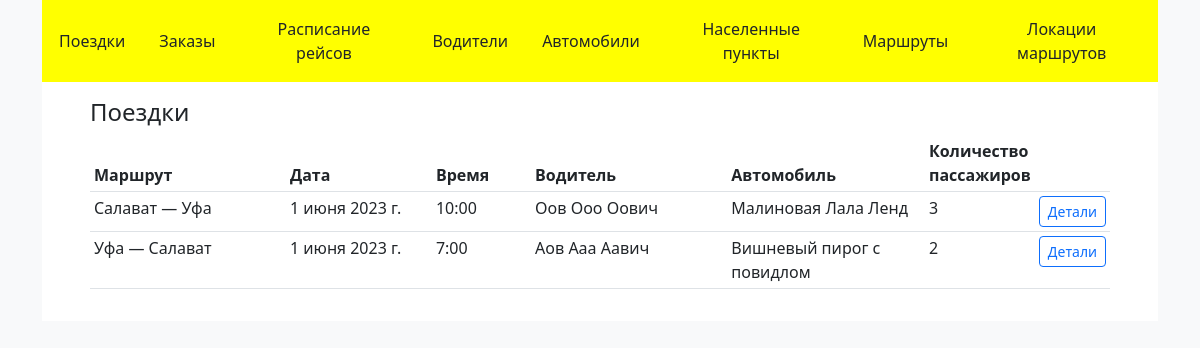
The page /drives on the database its author committed.
### main/models.py (models this page shows, shortened)
class Drive(models.Model):
    car = models.ForeignKey(Car, related_name='drives',
                            on_delete=models.PROTECT)
    driver = models.ForeignKey(Driver, related_name='drives',
                               on_delete=models.CASCADE)
    scheduled_route = models.ForeignKey(ScheduledRoute, related_name='drives',
                                        on_delete=models.CASCADE)
    date = models.DateField(auto_now=False)
    class Meta:
        verbose_name_plural = 'Поездки'
        unique_together = ('scheduled_route', 'driver', 'car')

class ScheduledRoute(models.Model):
    time = models.TimeField(auto_now=False, unique=True)
    route = models.ForeignKey(Route, related_name='times',
                              on_delete=models.CASCADE)
    class Meta:
        verbose_name_plural = 'Маршруты — время'

class Route(models.Model):
    start_area = models.ForeignKey(Area, related_name='starting_routes',
                                   on_delete=models.CASCADE)
    finish_area = models.ForeignKey(Area, related_name='finishing_routes',
                                    on_delete=models.CASCADE)
    price = models.PositiveIntegerField(default=1000, validators=[
        MinValueValidator(100),
        MaxValueValidator(9999)])
    class Meta:
        unique_together = ('start_area', 'finish_area')
        verbose_name_plural = 'Маршруты'

class Area(models.Model):
    name = models.CharField(max_length=50, blank=False, unique=True)
    def __str__(self):
        return self.name
    class Meta:
        verbose_name_plural = 'Локации маршрута'

class Driver(models.Model):
    phone = models.CharField(max_length=20, blank=False, unique=True)
    name = models.CharField(max_length=100, blank=False)
    def __str__(self):
        return self.name
    class Meta:
        verbose_name_plural = 'Водители'

class Car(models.Model):
    model = models.CharField(max_length=50, blank=False)
    plate = models.CharField(max_length=15, blank=False, unique=True)
    sits = models.PositiveIntegerField(default=5, validators=[
        MinValueValidator(5),
        MaxValueValidator(9)])
    class Meta:
        verbose_name_plural = 'Автомобили'

### main/views/drives.py (the view)
# urls.py: path('drives', views.drives.drives),
def drives(request):
    drives = Drive.objects.all()
    drt = []
    for drive in drives:
        drt.append((drive, len(drive.passengers.all())))
    dic = {
        'drives': drives,
        'title': 'Поездки',
        'drt': drt,
    }
    return render(request, 'main/drives.html', dic)

### main/templates/main/drives.html (shortened to what this page needs)
{% extends 'main/base.html' %}
{% block content %}
<div>
    <table class="table table-sm table-hover" width="50%">
        <thead>
        <tr>
            <th class="" width="20%">
                Маршрут
            </th>
            <th class="" width="15%">
                Дата
            </th>
            <th class="" width="10%">
                Время
            </th>
            <th class="" width="20%">
                Водитель
            </th>
            <th class="" width="20%">
                Автомобиль
            </th>
            <th class="" width="10%">
                Количество пассажиров
            </th>
            <th class="">
            </th>
        </tr>
        </thead>
        <tbody>
            {% for d in drt %}
                <tr>
                    <td>{{ d.0.scheduled_route.route.start_area }} — {{ d.0.scheduled_route.route.finish_area }}</td>
                    <td>{{ d.0.date }}</td>
                    <td>{{ d.0.scheduled_route.time }}</td>
                    <td>{{ d.0.driver }}</td>
                    <td>{{ d.0.car.model }}</td>
                    <td>{{ d.1 }}</td>
                    <td>
                        <form method="post" action="drive/{{ d.0.id }}" class="">
                            <input type="submit"  value='Детали'
                                   class="btn btn-outline-primary btn-sm justify-content-end"/>
                        </form>
                    </td>
                </tr>
            {% endfor %}
        </tbody>
    </table>
</div>
{% endblock %}

### rows shown on the page
Drive: scheduled_route.name "Салават", scheduled_route.name "Уфа", date "1 июня 2023 г.", scheduled_route.time "10:00", driver.name "Оов Ооо Оович", car.model "Малиновая Лала Ленд", d "3"
Drive: scheduled_route.name "Уфа", scheduled_route.name "Салават", date "1 июня 2023 г.", scheduled_route.time "7:00", driver.name "Аов Ааа Аавич", car.model "Вишневый пирог с повидлом", d "2"

### other values the page prints
{{ title }} "Поездки"
